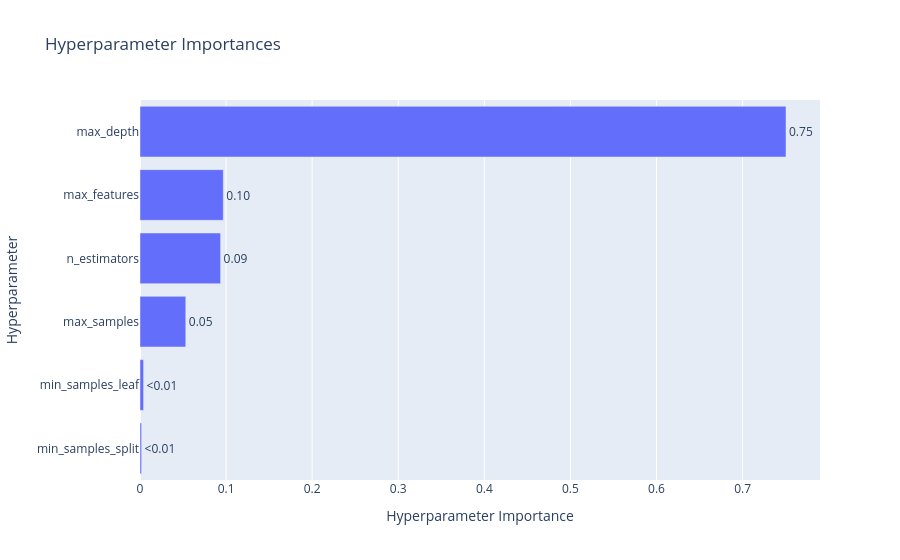

Source (notebook cell):
### Code cell
from optuna.visualization import plot_param_importances
plot_param_importances(study)

### Figure 1 — Plotly figure (JSON) as saved in the notebook; plotly's stock layout.template omitted (floating-point values rounded to 4 significant figures)
{"data": [{"cliponaxis": false, "hovertemplate": ["min_samples_split (IntDistribution): 0.001843885406518747<extra></extra>", "min_samples_leaf (IntDistribution): 0.004187407101640309<extra></extra>", "max_samples (FloatDistribution): 0.05316620324793952<extra></extra>", "n_estimators (IntDistribution): 0.09360140353280377<extra></extra>", "max_features (CategoricalDistribution): 0.09677136916717914<extra></extra>", "max_depth (IntDistribution): 0.7504297315439183<extra></extra>"], "name": "Objective Value", "orientation": "h", "text": ["<0.01", "<0.01", "0.05", "0.09", "0.10", "0.75"], "textposition": "outside", "type": "bar", "x": [0.001844, 0.004187, 0.05317, 0.0936, 0.09677, 0.7504], "y": ["min_samples_split", "min_samples_leaf", "max_samples", "n_estimators", "max_features", "max_depth"]}], "layout": {"title": {"text": "Hyperparameter Importances"}, "xaxis": {"title": {"text": "Hyperparameter Importance"}}, "yaxis": {"title": {"text": "Hyperparameter"}}}}
